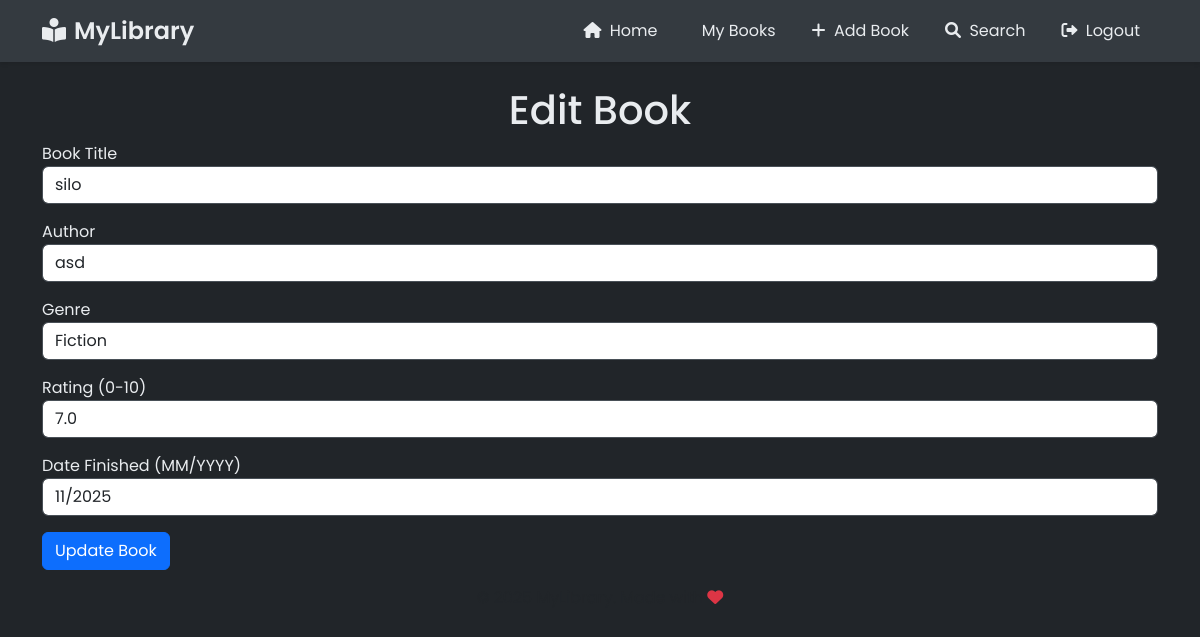
Page /edit_book/1 (signed in) on the earlier database version.
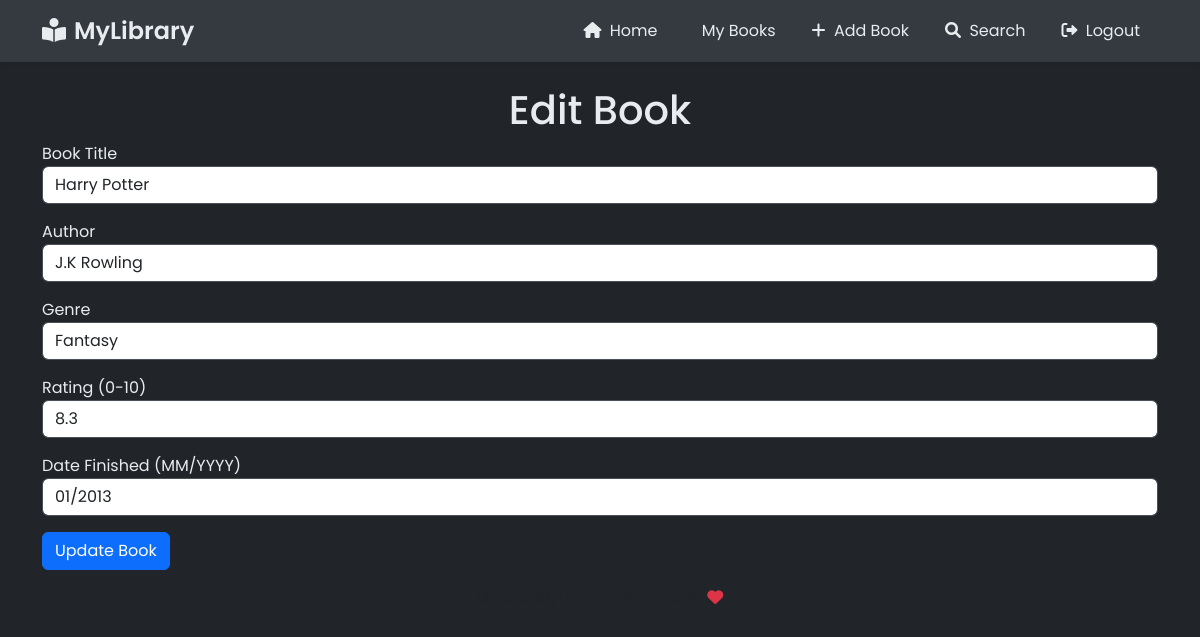
Same page on the later database version.
### main.py (models this page shows)
class Book(db.Model):
    id = db.Column(db.Integer, primary_key=True)
    title = db.Column(db.String(150), nullable=False)
    author = db.Column(db.String(150), nullable=False)
    genre = db.Column(db.String(150), nullable=False)
    notes = db.Column(db.Text, nullable=True)
    date_book_finished = db.Column(db.String(150), nullable=True)
    cover_image = db.Column(db.String(255), nullable=True)
    rating = db.Column(db.Float, nullable=True)
    description = db.Column(db.Text, nullable=True)
    category = db.Column(db.String(50), default='mylibrary')
    user_id = db.Column(db.Integer, db.ForeignKey('user.id'), nullable=False)
    shelf_id = db.Column(db.Integer, db.ForeignKey('shelf.id'), nullable=True)

### main.py (the view, shortened to what this page needs)
@app.route("/edit_book/<int:book_id>", methods=["GET", "POST"])
@login_required
def edit_book(book_id):
    book = Book.query.get(book_id)
    return render_template("edit_book.html", book=book, genres=GENRES)

### main.py (called while the page is built)
@login_manager.user_loader
def load_user(user_id):
    return User.query.get(int(user_id))

### templates/edit_book.html (shortened to what this page needs)
{% extends "base.html" %}
{% block content %}
<div class="container mt-4">
    <h1 class="text-center">Edit Book</h1>
    <form method="POST" action="{{ url_for('edit_book', book_id=book.id) }}">
        <div class="form-group">
            <label for="title">Book Title</label>
            <input type="text" name="title" class="form-control mb-2" id="title" placeholder="Book Title" value="{{ book.title }}" required>
        </div>
        <div class="form-group">
            <label for="author">Author</label>
            <input type="text" name="author" class="form-control mb-2" id="author" placeholder="Author" value="{{ book.author }}" required>
        </div>
        <div class="form-group">
            <label for="genre">Genre</label>
            <select name="genre" class="form-control mb-2" id="genre" required>
                <optgroup label="Most Common Genres">
                    {% for genre in genres[:10] %}
                        <option value="{{ genre }}" {% if genre == book.genre %}selected{% endif %}>{{ genre }}</option>
                    {% endfor %}
                </optgroup>
            </select>
        </div>
        <div class="form-group">
            <label for="rating">Rating (0-10)</label>
            <input type="text" name="rating" class="form-control mb-2" id="rating" placeholder="Rating (0-10)" value="{{ book.rating if book.rating is not none else '' }}">
        </div>
        <div class="form-group">
            <label for="date_book_finished">Date Finished (MM/YYYY)</label>
            <input type="text"
                   name="date_book_finished"
                   class="form-control mb-2"
                   id="date_book_finished"
                   placeholder="MM/YYYY"
                   pattern="(0[1-9]|1[0-2])\/[0-9]{4}"
                   title="Please enter date in MM/YYYY format (e.g., 03/2024)"
                   value="{{ book.date_book_finished if book.date_book_finished }}">
        </div>
        <button type="submit" class="btn btn-primary">Update Book</button>
    </form>
</div>
{% endblock %}

### templates/base.html (shortened to what this page needs)
<!DOCTYPE html>
<html lang="en">
<head>
    <link href="https://cdn.jsdelivr.net/npm/bootstrap@5.3.3/dist/css/bootstrap.min.css" rel="stylesheet">
    <link href="https://cdnjs.cloudflare.com/ajax/libs/font-awesome/6.0.0/css/all.min.css" rel="stylesheet">
    <link rel="stylesheet" href="{{ url_for('static', filename='css/style.css') }}">
</head>
<body>
    <nav class="navbar navbar-expand-lg navbar-dark sticky-top mb-4">
        <div class="container">
            <a class="navbar-brand" href="{{ url_for('home') }}">
                <i class="fas fa-book-reader me-2"></i>MyLibrary
            </a>
            <div class="collapse navbar-collapse" id="navbarNav">
                <ul class="navbar-nav ms-auto">
                    {% if current_user.is_authenticated %}
                        <li class="nav-item">
                            <a class="nav-link" href="{{ url_for('home') }}">
                                <i class="fas fa-home me-1"></i> Home
                            </a>
                        </li>
                        <li class="nav-item">
                            <a class="nav-link" href="{{ url_for('list_books') }}">
                                 My Books
                            </a>
                        </li>
                        <li class="nav-item">
                            <a class="nav-link" href="{{ url_for('add_book') }}">
                                <i class="fas fa-plus me-1"></i> Add Book
                            </a>
                        </li>
                        <li class="nav-item">
                            <a class="nav-link" href="{{ url_for('search') }}">
                                <i class="fas fa-search me-1"></i> Search
                            </a>
                        </li>
                        <li class="nav-item">
                            <a class="nav-link text-danger" href="{{ url_for('logout') }}">
                                <i class="fas fa-sign-out-alt me-1"></i> Logout
                            </a>
                        </li>
                    {% endif %}
                </ul>
            </div>
        </div>
    </nav>
    {% block content %}{% endblock %}
    <footer class="footer mt-auto py-3">
        <div class="container text-center">
            <span class="text-muted">© 2025 MyLibrary. Made with <i class="fas fa-heart text-danger"></i></span>
        </div>
    </footer>
</body>
</html>

### static/css/style.css (style rules this page uses)
body { font-family: 'Poppins', sans-serif; background-color: #212529; color: #e9ecef; min-height: 100vh; }
.navbar { background-color: #343a40 !important; box-shadow: 0 2px 4px rgba(0,0,0,0.1); }
.form-control { border: 1px solid #495057; }
.btn { transition: all 0.2s; }
.navbar-brand { font-weight: 600; font-size: 1.5rem; color: #e9ecef !important; }
.nav-link { color: #e9ecef !important; margin: 0 10px; transition: all 0.2s; }
.collapse { transition: all 0.3s ease; }
select.form-control { position: relative; z-index: 1000; }
.form-group { position: relative; margin-bottom: 1rem; }
optgroup { font-weight: bold; color: #6c757d; }
optgroup option { font-weight: normal; padding-left: 15px; }

Differences in the rows shown:
changed Book: title "silo" → "Harry Potter"; author "asd" → "J.K Rowling"; genre (not shown) → "Fantasy"; rating "7.0" → "8.3"; date_book_finished "11/2025" → "01/2013"
Other differences:
form field genre: "Fiction" → (not shown)
